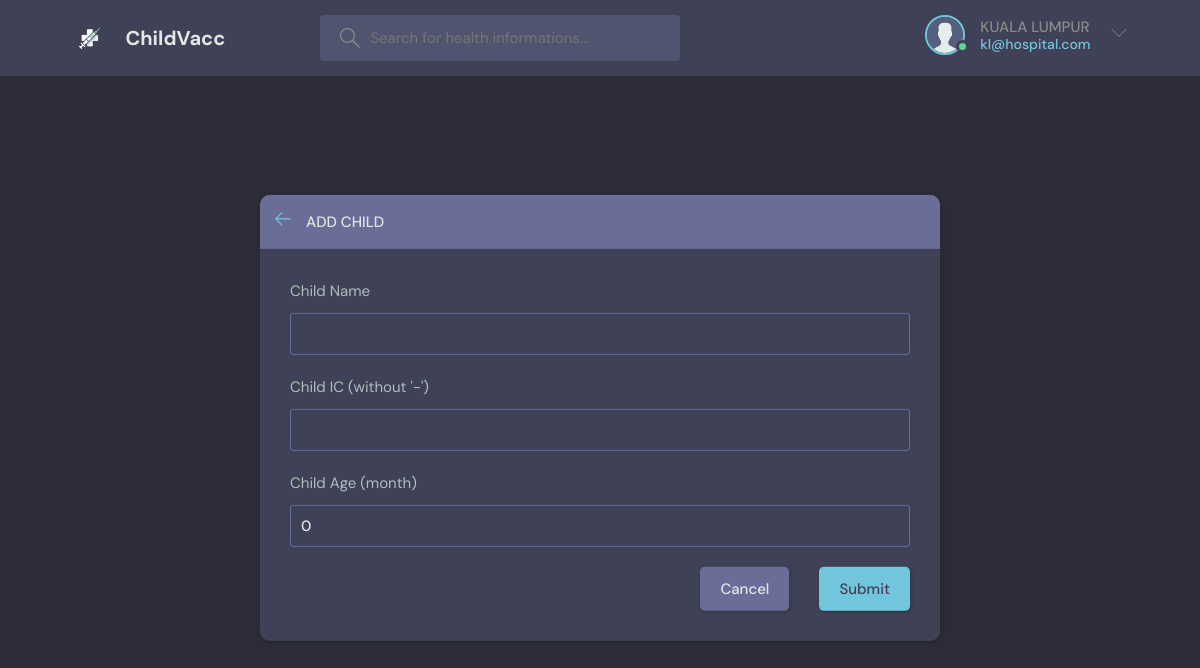
/add-child/ (signed in), run on the app's committed database.
### base/models.py (models this page shows)
class User(AbstractUser):
    email = models.EmailField(unique=True)
    username = models.CharField(max_length=150, unique=True)
    avatar = models.ImageField(null=True, default="avatar.svg")
    contact = models.CharField(max_length=12, null=True)
    address1 = models.CharField(max_length=30)
    address2 = models.CharField(max_length=30)
    postcode = models.CharField(max_length=5)
    city = models.CharField(max_length=30)
    state = models.CharField(max_length=20)
    class Types(models.TextChoices):
        PARENT = "PARENT", "Parent"
        HOSPITAL = "HOSPITAL", "Hospital"
        ADMIN = "ADMIN", "Admin"
        VACCINESUPPLIER = "VACCINESUPPLIER", "VaccineSupplier"
    type = models.CharField(max_length=50, choices=Types.choices, default=Types.ADMIN)
    class Status(models.TextChoices):
        APPROVED = "APPROVED", "Approved"
        PENDING = "PENDING", "Pending"
        RESTRICTED = "RESTRICTED", "Restricted"
    status = models.CharField(max_length=50, choices=Status.choices, default=Status.PENDING)
    class Meta:
        ordering = ['username']
    USERNAME_FIELD = 'email'
    REQUIRED_FIELDS = ['username', 'type']

### base/views.py (the view, shortened to what this page needs)
# urls.py: path('add-child/', views.addChild, name="add-child"),
def addChild(request):
    if request.user.contact is None:
        return redirect('update-profile')
    form = ChildCreationForm()
    context = {'form': form}
    return render(request, 'base/add_child.html', context)

### base/forms.py
class ChildCreationForm(ModelForm):
    class Meta:
        model = Child
        fields = ['name', 'ic', 'age']

### base/templates/base/add_child.html (shortened to what this page needs)
{% extends 'main.html' %}
{% block content %}
  <main class="create-room layout">
    <div class="container">
      <div class="layout__box">
        <div class="layout__boxHeader">
          <div class="layout__boxTitle">
            <a href="{% url 'manage-child' request.user.id %}">
              <svg version="1.1" xmlns="http://www.w3.org/2000/svg" width="32" height="32" viewBox="0 0 32 32">
                <title>arrow-left</title>
                <path
                  d="M13.723 2.286l-13.723 13.714 13.719 13.714 1.616-1.611-10.96-10.96h27.625v-2.286h-27.625l10.965-10.965-1.616-1.607z">
                </path>
              </svg>
            </a>
            <h3>Add Child</h3>
          </div>
        </div>
        <div class="layout__body">
          <form class="form" action="" method="POST">
            <div class="form__group">
              <label>Child Name</label>
              {{form.name}}
            </div>
            <div class="form__group">
              <label>Child IC (without '-')</label>
              {{form.ic}}
            </div>
            <div class="form__group">
                <label>Child Age (month)</label>
                {{form.age}}
              </div>
            <div class="form__action">
              <a class="btn btn--dark" href="{% url 'home' %}">Cancel</a>
              <button class="btn btn--main" type="submit">Submit</button>
            </div>
          </form>
        </div>
      </div>
    </div>
  </main>
{% endblock content %}

### templates/navbar.html (shortened to what this page needs)
{% load static %}
<header class="header header--loggedIn">
    <div class="container">
      <a href="{% url 'home' %}" class="header__logo">
        <img src="{% static 'images/logo.png' %}" />
        <h1>ChildVacc</h1>
      </a>
      <form class="header__search" method="GET" action="{% url 'home' %}">
        <label>
          <input name="q" placeholder="Search for health informations..." />
        </label>
      </form>
      <nav class="header__menu">
        {% if request.user.is_authenticated %}
        <div class="header__user">
          {% if user.type == 'PARENT' %}
            <a href="{% url 'profile-parent' user.id %}">
              <div class="avatar avatar--medium active">
                <img src="{{user.avatar.url}}" />
              </div>
              <p>{{request.user.username}} <span>{{request.user.email}}</span></p>
            </a>
          {% elif user.type == 'HOSPITAL' %}
          <a href="{% url 'profile-hospital' user.id %}">
            <div class="avatar avatar--medium active">
              <img src="{{user.avatar.url}}" />
            </div>
            <p>{{request.user.username}} <span>{{request.user.email}}</span></p>
          </a>
          {% endif %}
          <button class="dropdown-button">
            <svg version="1.1" xmlns="http://www.w3.org/2000/svg" width="32" height="32" viewBox="0 0 32 32">
              <title>chevron-down</title>
              <path d="M16 21l-13-13h-3l16 16 16-16h-3l-13 13z"></path>
            </svg>
          </button>
        </div>
        {% else %}
        <a href="{% url 'login' %}">
          <img src="{% static 'images/avatar.svg' %}" />
          <p>Login</p>
        </a>
        {% endif %}
      </nav>
    </div>
  </header>

### data on the page
User: avatar (placeholder picture), user.username "KUALA LUMPUR", user.email "kl@hospital.com"
